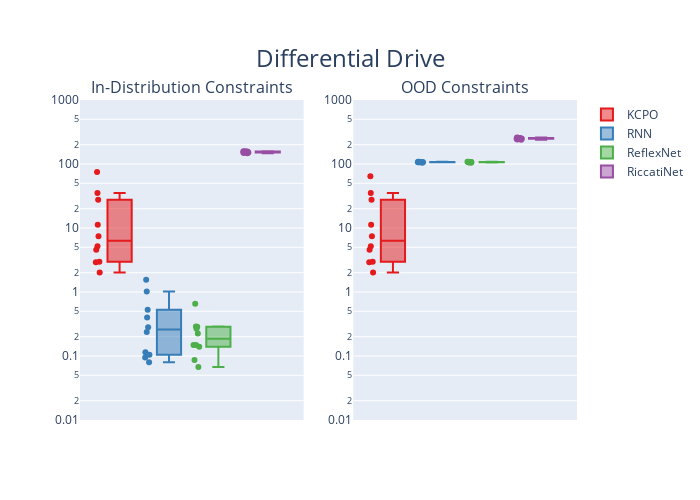

Here is the notebook cell this chart was saved with:
### Code cell
env_name = "diffdrive"
ylim = [10**-2,10**3]
# ylim = [10**-4,10**3]

# plot(env_name, ylim, title="Differential Drive")
plotly_plot(env_name, ylim, title="Differential Drive")

### Figure 1 — Plotly figure (JSON) as saved in the notebook; plotly's stock layout.template omitted (floating-point values rounded to 4 significant figures)
{"data": [{"boxpoints": "all", "jitter": 0.3, "line": {"color": "rgb(228,26,28)"}, "marker": {"color": "rgb(228,26,28)"}, "name": "KCPO", "pointpos": -1.8, "showlegend": false, "type": "box", "xaxis": "x", "y": [5.182, 27.52, 4.575, 2.011, 11.27, 35.38, 74.79, 2.968, 7.462, 2.917], "yaxis": "y"}, {"boxpoints": "all", "jitter": 0.3, "line": {"color": "rgb(228,26,28)"}, "marker": {"color": "rgb(228,26,28)"}, "name": "KCPO", "pointpos": -1.8, "showlegend": true, "type": "box", "xaxis": "x2", "y": [5.182, 27.52, 4.575, 2.011, 11.27, 35.38, 64.62, 2.968, 7.462, 2.917], "yaxis": "y2"}, {"boxpoints": "all", "jitter": 0.3, "line": {"color": "rgb(55,126,184)"}, "marker": {"color": "rgb(55,126,184)"}, "name": "RNN", "pointpos": -1.8, "showlegend": false, "type": "box", "xaxis": "x", "y": [0.1046, 0.2381, 0.5266, 1.019, 0.1144, 0.09448, 0.08009, 0.2808, 1.556, 0.4009], "yaxis": "y"}, {"boxpoints": "all", "jitter": 0.3, "line": {"color": "rgb(55,126,184)"}, "marker": {"color": "rgb(55,126,184)"}, "name": "RNN", "pointpos": -1.8, "showlegend": true, "type": "box", "xaxis": "x2", "y": [106.1, 107.0, 107.5, 108.5, 106.9, 106.6, 107.2, 105.0, 106.5, 108.0], "yaxis": "y2"}, {"boxpoints": "all", "jitter": 0.3, "line": {"color": "rgb(77,175,74)"}, "marker": {"color": "rgb(77,175,74)"}, "name": "ReflexNet", "pointpos": -1.8, "showlegend": false, "type": "box", "xaxis": "x", "y": [0.2243, 0.2877, 0.06705, 0.08662, 0.2889, 0.6572, 0.1391, 0.2662, 0.148, 0.1488], "yaxis": "y"}, {"boxpoints": "all", "jitter": 0.3, "line": {"color": "rgb(77,175,74)"}, "marker": {"color": "rgb(77,175,74)"}, "name": "ReflexNet", "pointpos": -1.8, "showlegend": true, "type": "box", "xaxis": "x2", "y": [107.4, 105.5, 107.9, 106.9, 104.6, 108.1, 107.3, 107.3, 107.6, 108.0], "yaxis": "y2"}, {"boxpoints": "all", "jitter": 0.3, "line": {"color": "rgb(152,78,163)"}, "marker": {"color": "rgb(152,78,163)"}, "name": "RiccatiNet", "pointpos": -1.8, "showlegend": false, "type": "box", "xaxis": "x", "y": [151.1, 158.5, 151.1, 155.3, 155.3, 156.9, 148.9, 146.7, 152.9, 157.6], "yaxis": "y"}, {"boxpoints": "all", "jitter": 0.3, "line": {"color": "rgb(152,78,163)"}, "marker": {"color": "rgb(152,78,163)"}, "name": "RiccatiNet", "pointpos": -1.8, "showlegend": true, "type": "box", "xaxis": "x2", "y": [260.0, 256.6, 254.5, 248.8, 247.2, 242.3, 238.5, 248.3, 247.8, 252.1], "yaxis": "y2"}], "layout": {"annotations": [{"font": {"size": 16}, "showarrow": false, "text": "In-Distribution Constraints", "x": 0.225, "xanchor": "center", "xref": "paper", "y": 1, "yanchor": "bottom", "yref": "paper"}, {"font": {"size": 16}, "showarrow": false, "text": "OOD Constraints", "x": 0.775, "xanchor": "center", "xref": "paper", "y": 1, "yanchor": "bottom", "yref": "paper"}], "height": 500, "title": {"font": {"size": 24}, "text": "Differential Drive", "x": 0.5, "y": 0.9}, "width": 700, "xaxis": {"anchor": "y", "domain": [0, 0.45], "showticklabels": false}, "xaxis2": {"anchor": "y2", "domain": [0.55, 1], "showticklabels": false}, "yaxis": {"anchor": "x", "domain": [0, 1], "range": [-2, 3], "type": "log"}, "yaxis2": {"anchor": "x2", "domain": [0, 1], "range": [-2, 3], "type": "log"}}}
